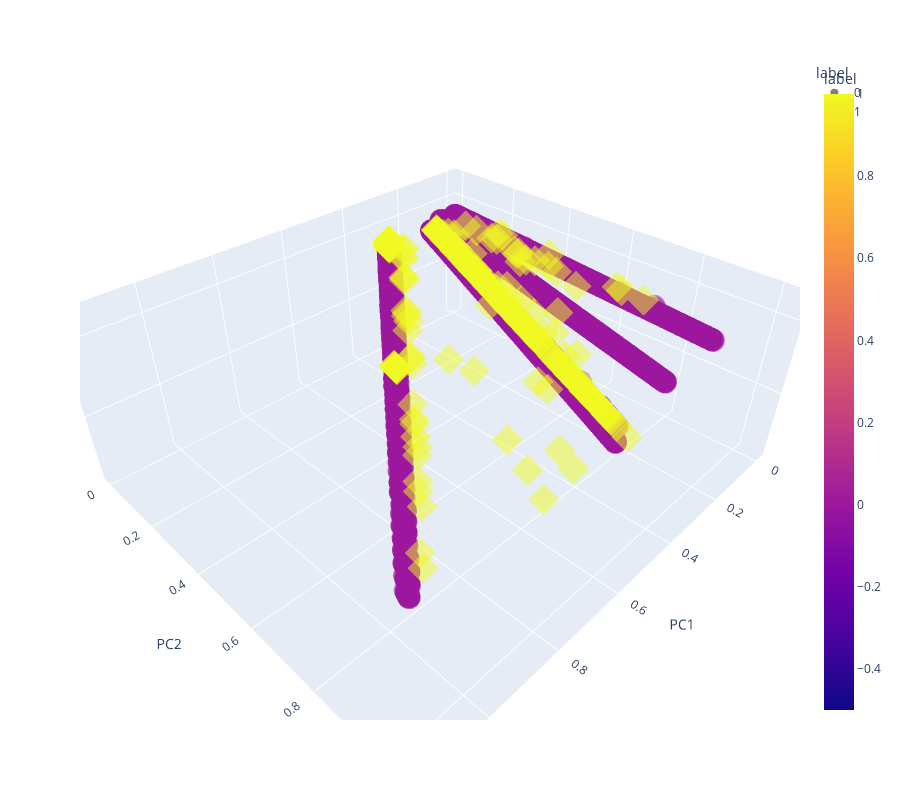

The code cell stored with this chart in its notebook:
### Code cell
fig = px.scatter_3d(
    svd_test_df, x='PC1', y='PC2', z='PC3', color='label',symbol='label', opacity=0.5, size_max=10,height=800,
)
fig.show()

### Figure 1 — Plotly figure (JSON) as saved in the notebook; plotly's stock layout.template omitted (floating-point values rounded to 4 significant figures; data arrays with more than 128 entries replaced by an {"elided": "..."} marker saying what was removed)
{"data": [{"hovertemplate": "label=%{marker.color}<br>PC1=%{x}<br>PC2=%{y}<br>PC3=%{z}<extra></extra>", "legendgroup": "0", "marker": {"color": {"elided": "7098 int values"}, "coloraxis": "coloraxis", "opacity": 0.5, "symbol": "circle"}, "mode": "markers", "name": "0", "scene": "scene", "showlegend": true, "type": "scatter3d", "x": {"elided": "7098 float values"}, "y": {"elided": "7098 float values"}, "z": {"elided": "7098 float values"}}, {"hovertemplate": "label=%{marker.color}<br>PC1=%{x}<br>PC2=%{y}<br>PC3=%{z}<extra></extra>", "legendgroup": "1", "marker": {"color": {"elided": "291 int values"}, "coloraxis": "coloraxis", "opacity": 0.5, "symbol": "diamond"}, "mode": "markers", "name": "1", "scene": "scene", "showlegend": true, "type": "scatter3d", "x": {"elided": "291 float values"}, "y": {"elided": "291 float values"}, "z": {"elided": "291 float values"}}], "layout": {"coloraxis": {"colorbar": {"title": {"text": "label"}}, "colorscale": [[0, "#0d0887"], [0.1111, "#46039f"], [0.2222, "#7201a8"], [0.3333, "#9c179e"], [0.4444, "#bd3786"], [0.5556, "#d8576b"], [0.6667, "#ed7953"], [0.7778, "#fb9f3a"], [0.8889, "#fdca26"], [1, "#f0f921"]]}, "height": 800, "legend": {"title": {"text": "label"}, "tracegroupgap": 0}, "margin": {"t": 60}, "scene": {"domain": {"x": [0, 1], "y": [0, 1]}, "xaxis": {"title": {"text": "PC1"}}, "yaxis": {"title": {"text": "PC2"}}, "zaxis": {"title": {"text": "PC3"}}}}}
